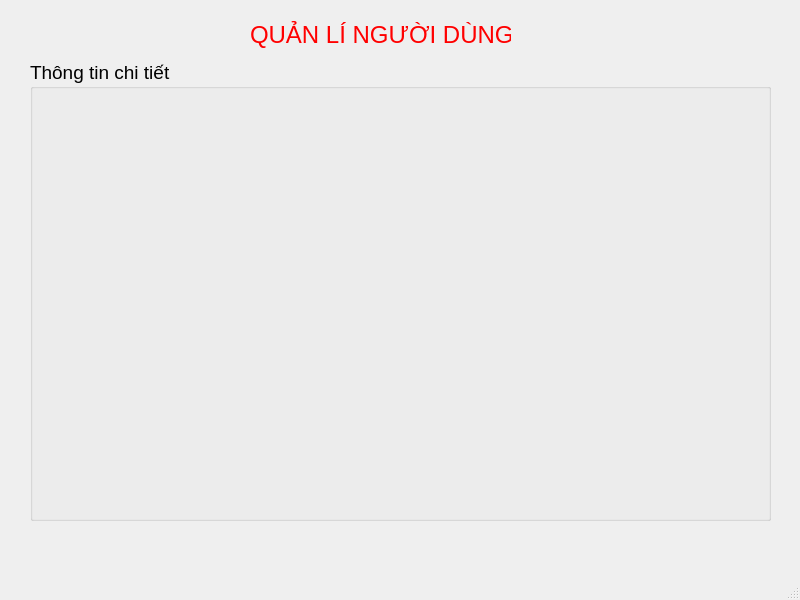
<?xml version="1.0" encoding="UTF-8"?>
<ui version="4.0">
 <class>New</class>
 <widget class="QMainWindow" name="New">
  <property name="geometry">
   <rect>
    <x>0</x>
    <y>0</y>
    <width>800</width>
    <height>600</height>
   </rect>
  </property>
  <property name="windowTitle">
   <string>MainWindow</string>
  </property>
  <widget class="QWidget" name="centralwidget">
   <widget class="QLabel" name="label">
    <property name="geometry">
     <rect>
      <x>250</x>
      <y>15</y>
      <width>261</width>
      <height>41</height>
     </rect>
    </property>
    <property name="font">
     <font>
      <pointsize>18</pointsize>
     </font>
    </property>
    <property name="acceptDrops">
     <bool>false</bool>
    </property>
    <property name="text">
     <string>&lt;font color=red&gt;QUẢN LÍ NGƯỜI DÙNG&lt;font&gt;</string>
    </property>
   </widget>
   <widget class="QGroupBox" name="groupBox">
    <property name="geometry">
     <rect>
      <x>30</x>
      <y>60</y>
      <width>741</width>
      <height>461</height>
     </rect>
    </property>
    <property name="font">
     <font>
      <pointsize>14</pointsize>
     </font>
    </property>
    <property name="title">
     <string>Thông tin chi tiết</string>
    </property>
   </widget>
  </widget>
  <widget class="QMenuBar" name="menubar">
   <property name="geometry">
    <rect>
     <x>0</x>
     <y>0</y>
     <width>800</width>
     <height>22</height>
    </rect>
   </property>
  </widget>
  <widget class="QStatusBar" name="statusbar"/>
 </widget>
 <resources/>
 <connections/>
</ui>
